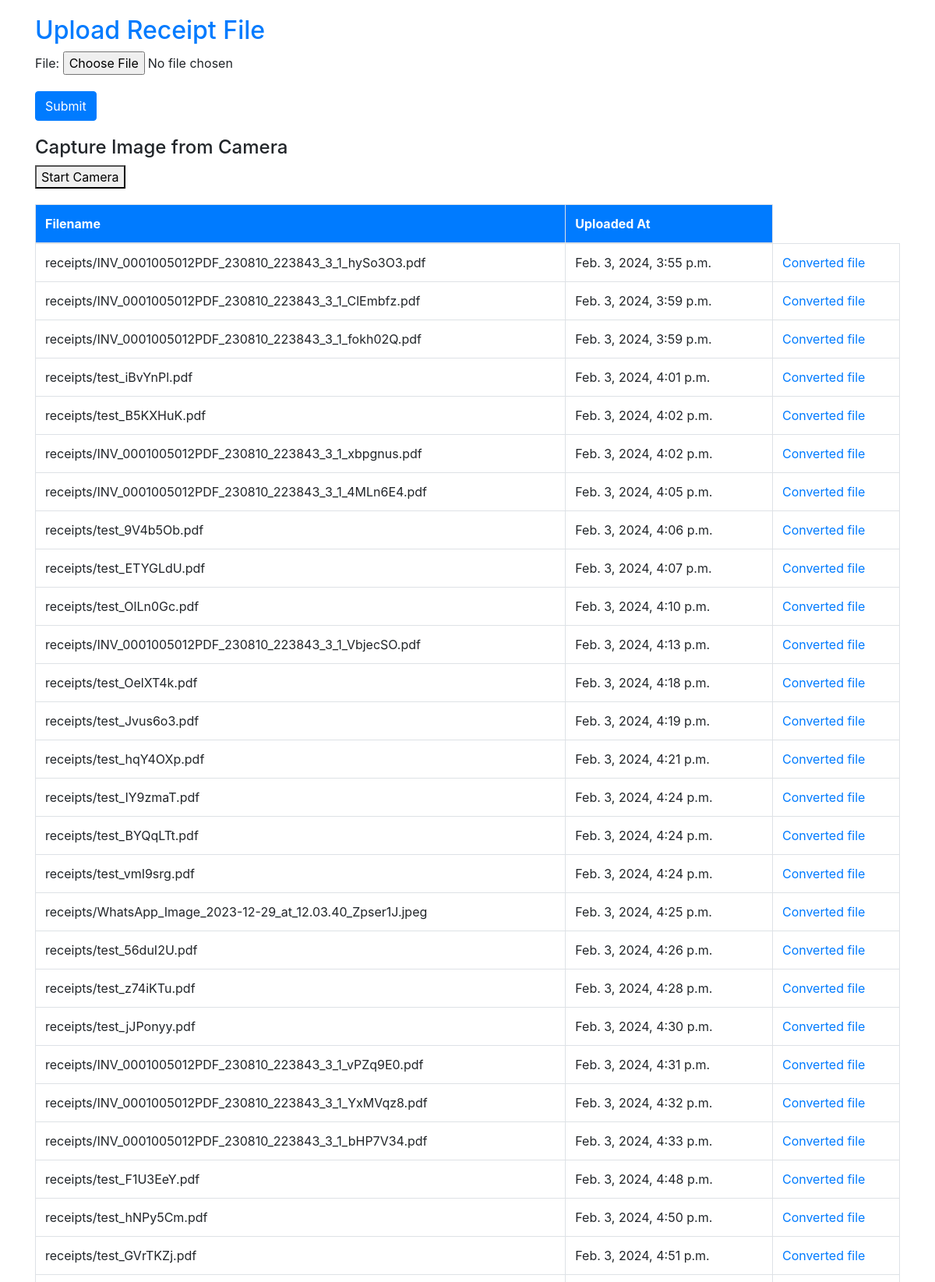
Page /upload/ (upper part) on the committed database.
### convertor/models.py (models this page shows, shortened)
class ReceiptFile(models.Model):
    file = models.FileField(upload_to='receipts/')
    uploaded_at = models.DateTimeField(auto_now_add=True)
    converted_csv = models.FileField(upload_to='receipts/converted_csv/', null=True, blank=True)
    status = models.CharField(max_length=100, default="Failed To convert")

### convertor/views.py (the view)
# urls.py: path("upload/", upload_receipt_file, name="convert"),
def upload_receipt_file(request):
    if request.method == 'POST':
        print(request.POST)
        form = ReceiptFileForm(request.POST, request.FILES)
        if form.is_valid():
            form.save()
            receipt_files = ReceiptFile.objects.all().order_by('-uploaded_at')
            request.FILES.clear()
            return render(request, 'convert.html', {'form': form, 'receipt_files': receipt_files, "url": BACKEND_URL})
    else:
        form = ReceiptFileForm()
    receipt_files = ReceiptFile.objects.all()
    return render(request, 'convert.html', {'form': form, 'receipt_files': receipt_files, "url": BACKEND_URL})

### convertor/forms.py
class ReceiptFileForm(forms.ModelForm):
    file = forms.FileField(required=False)
    class Meta:
        model = ReceiptFile
        fields = ['file']

### convertor/templates/convert.html (shortened to what this page needs)
<!DOCTYPE html>
<html lang="en">
    <head>
        <link
            rel="stylesheet"
            href="https://maxcdn.bootstrapcdn.com/bootstrap/4.5.2/css/bootstrap.min.css" />
    </head>
    <body>
        <div class="container">
            <div class="row">
                <div class="col-12">
                    <h2>Upload Receipt File</h2>
                    <form method="post" enctype="multipart/form-data">
                        {% csrf_token %} {{ form.as_p }}
                        <button type="submit"
                            class="btn btn-primary">Submit</button>
                    </form>
                    <h4>Capture Image from Camera</h4>
                    <button onclick="startCamera()">Start Camera</button>
                    <div class="table-responsive">
                        <table class="table table-bordered">
                            <thead>
                                <tr>
                                    <th>Filename</th>
                                    <th>Uploaded At</th>
                                </tr>
                            </thead>
                            <tbody>
                                {% for receipt_file in receipt_files %}
                                <tr>
                                    <td>{{ receipt_file.file.name }}</td>
                                    <td>{{ receipt_file.uploaded_at }}</td>
                                    <td>
                                        <a
                                            href="{{ url }}{{ receipt_file.converted_csv }}">
                                            Converted file
                                        </a>
                                    </td>
                                </tr>
                                {% endfor %}
                            </tbody>
                        </table>
                    </div>
                </div>
            </div>
        </div>
    </body>
</html>

### convertor/templates/convert.html (style rules this page uses)
body { padding: 20px; }
h2 { color: #007bff; }
form { margin-bottom: 20px; }
table { width: 100%; margin-top: 20px; border-collapse: collapse; }
th, td { padding: 10px; text-align: left; border: 1px solid #dee2e6; }
th { background-color: #007bff; color: #fff; }

### rows in the picture
ReceiptFile: file.name "receipts/INV_0001005012PDF_230810_223843_3_1_hySo3O3.pdf", uploaded_at "Feb. 3, 2024, 3:55 p.m."
ReceiptFile: file.name "receipts/INV_0001005012PDF_230810_223843_3_1_ClEmbfz.pdf", uploaded_at "Feb. 3, 2024, 3:59 p.m."
ReceiptFile: file.name "receipts/INV_0001005012PDF_230810_223843_3_1_fokh02Q.pdf", uploaded_at "Feb. 3, 2024, 3:59 p.m."
ReceiptFile: file.name "receipts/test_iBvYnPl.pdf", uploaded_at "Feb. 3, 2024, 4:01 p.m."
ReceiptFile: file.name "receipts/test_B5KXHuK.pdf", uploaded_at "Feb. 3, 2024, 4:02 p.m."
ReceiptFile: file.name "receipts/INV_0001005012PDF_230810_223843_3_1_xbpgnus.pdf", uploaded_at "Feb. 3, 2024, 4:02 p.m."
ReceiptFile: file.name "receipts/INV_0001005012PDF_230810_223843_3_1_4MLn6E4.pdf", uploaded_at "Feb. 3, 2024, 4:05 p.m."
ReceiptFile: file.name "receipts/test_9V4b5Ob.pdf", uploaded_at "Feb. 3, 2024, 4:06 p.m."
ReceiptFile: file.name "receipts/test_ETYGLdU.pdf", uploaded_at "Feb. 3, 2024, 4:07 p.m."
ReceiptFile: file.name "receipts/test_OlLn0Gc.pdf", uploaded_at "Feb. 3, 2024, 4:10 p.m."
ReceiptFile: file.name "receipts/INV_0001005012PDF_230810_223843_3_1_VbjecSO.pdf", uploaded_at "Feb. 3, 2024, 4:13 p.m."
ReceiptFile: file.name "receipts/test_OelXT4k.pdf", uploaded_at "Feb. 3, 2024, 4:18 p.m."
ReceiptFile: file.name "receipts/test_Jvus6o3.pdf", uploaded_at "Feb. 3, 2024, 4:19 p.m."
ReceiptFile: file.name "receipts/test_hqY4OXp.pdf", uploaded_at "Feb. 3, 2024, 4:21 p.m."
ReceiptFile: file.name "receipts/test_IY9zmaT.pdf", uploaded_at "Feb. 3, 2024, 4:24 p.m."
ReceiptFile: file.name "receipts/test_BYQqLTt.pdf", uploaded_at "Feb. 3, 2024, 4:24 p.m."
ReceiptFile: file.name "receipts/test_vmI9srg.pdf", uploaded_at "Feb. 3, 2024, 4:24 p.m."
ReceiptFile: file.name "receipts/WhatsApp_Image_2023-12-29_at_12.03.40_Zpser1J.jpeg", uploaded_at "Feb. 3, 2024, 4:25 p.m."
ReceiptFile: file.name "receipts/test_56duI2U.pdf", uploaded_at "Feb. 3, 2024, 4:26 p.m."
ReceiptFile: file.name "receipts/test_z74iKTu.pdf", uploaded_at "Feb. 3, 2024, 4:28 p.m."
ReceiptFile: file.name "receipts/test_jJPonyy.pdf", uploaded_at "Feb. 3, 2024, 4:30 p.m."
ReceiptFile: file.name "receipts/INV_0001005012PDF_230810_223843_3_1_vPZq9E0.pdf", uploaded_at "Feb. 3, 2024, 4:31 p.m."
ReceiptFile: file.name "receipts/INV_0001005012PDF_230810_223843_3_1_YxMVqz8.pdf", uploaded_at "Feb. 3, 2024, 4:32 p.m."
ReceiptFile: file.name "receipts/INV_0001005012PDF_230810_223843_3_1_bHP7V34.pdf", uploaded_at "Feb. 3, 2024, 4:33 p.m."
ReceiptFile: file.name "receipts/test_F1U3EeY.pdf", uploaded_at "Feb. 3, 2024, 4:48 p.m."
ReceiptFile: file.name "receipts/test_hNPy5Cm.pdf", uploaded_at "Feb. 3, 2024, 4:50 p.m."
ReceiptFile: file.name "receipts/test_GVrTKZj.pdf", uploaded_at "Feb. 3, 2024, 4:51 p.m."
